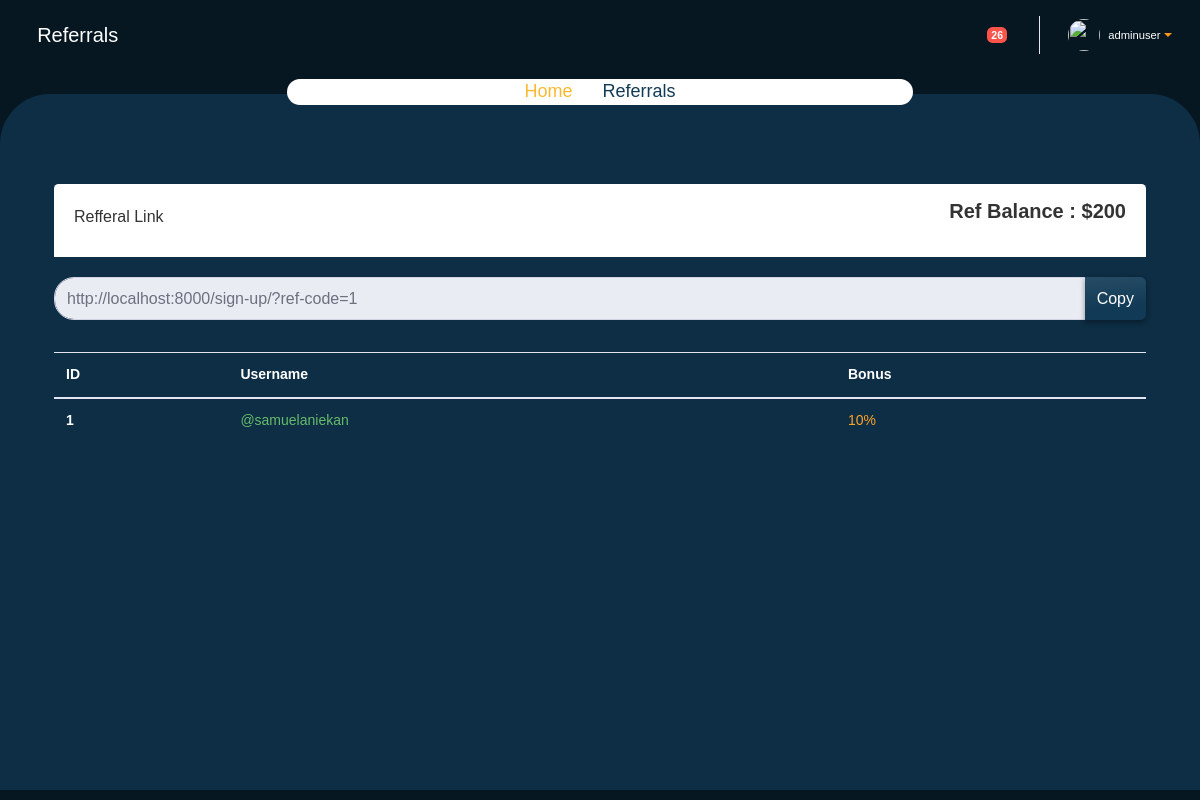
Screenshot of /referrals/ (signed in) with the database file from the repository.
### account/models.py (models this page shows, shortened)
class Account(AbstractUser):
    email       = models.EmailField(verbose_name='email', max_length=60, unique=True )
    zipcode    = models.CharField(max_length=30,blank=True,null=True)
    country    = models.CharField(max_length=100,blank=True,null=True)
    address    = models.CharField(max_length=100,blank=True,null=True)
    gender    = models.CharField(max_length=100,blank=True,null=True)
    state    = models.CharField(max_length=100,blank=True,null=True)
    city    = models.CharField(max_length=100,blank=True,null=True)
    date_of_birth = models.CharField(max_length=100,blank=True,null=True)
    phone = models.CharField(max_length=30, blank=True,null=True,unique=True)
    balance = models.IntegerField(default=0, blank=True,null=True)
    deposite_balance = models.IntegerField(default=0, blank=True,null=True)
    total_amount_invested = models.IntegerField(default=0, blank=True,null=True)
    total_investement_count = models.IntegerField(default=0, blank=True,null=True)
    withdraw_total = models.IntegerField(default=0, blank=True,null=True)
    is_email_verifield = models.BooleanField(default=False)
    bonus = models.IntegerField(default=0,blank=True,null=True)
    refferal = models.IntegerField(default=0,blank=True,null=True)
    USERNAME_FIELD = 'email'
    REQUIRED_FIELDS = ['username']

class RefferalProfile(models.Model):
    user = models.OneToOneField(Account, on_delete = models.CASCADE)
    recommended_by = models.ForeignKey(Account,related_name='recom_user', on_delete=models.CASCADE,null=True, blank=True)
    date = models.DateTimeField(auto_now_add=True)
    bonus = models.IntegerField(default=0,blank=True,null=True)
    def recom_profies(self):
        qs = RefferalProfile.objects.all()
        my_rec = []
        for profile in qs:
            if profile.recommended_by == self.user:
                my_rec.append(profile)
        return my_rec

### users/views.py (the view)
# urls.py: path('referrals/',views.referral_view,name="referrals"),
@login_required
def referral_view(request):
    user = request.user
    account = RefferalProfile.objects.get(user=user)
    myrecs = account.recom_profies()
    return render(request,'users/referral.html',{'myrecs':myrecs})

### users/context_processor.py (called while the page is built)
def user_notification_processor(request):
    user = request.user
    if user.is_authenticated:
        user_notify_count = Notification.objects.filter(user=request.user,read=False).count()
        return {"user_notify_count":user_notify_count}
    else:
        return {"user_notify": "user_notify"}

### templates/users/referral.html (shortened to what this page needs)
{% extends "layout/users.html" %} {% block title %} My Referrals {% endblock title %}  {% block content %}
<header>
    <nav class="navbar navbar-expand   topbar mb-4 static-top">
        <a href="{% url 'dashboard' %}" id="sidebarToggleTop2" class=" rounded-circle mr-3 text-white ">
            <i class="fas fa-arrow-left"></i>
            <span>Referrals</span>
        </a>
        <ul class="navbar-nav ml-auto">
            <li class="nav-item    mx-1">
                <a class="nav-link  " href="{% url 'notifications' %}" id="alertsDropdown">
                    <i class="fas fa-bell fa-fw"></i>
                    <span class="badge badge-danger badge-counter">{{user_notify_count}}</span>
                </a>
            </li>
            <li class="nav-item dropdown no-arrow">
                <a class="nav-link dropdown-toggle" href="#" id="userDropdown" role="button" data-toggle="dropdown" aria-haspopup="true" aria-expanded="false">
                    <img class="img-profile rounded-circle" src="/static/images/avatar.png" style="max-width: 60px">
                    <span class="ml-2 d-none d-lg-inline text-white small">{{user.username}}</span>
                </a>
            </li>
        </ul>
    </nav>
</header>
<div class="content" style="min-height: 87vh;">
    <div class="container">
        <div class="col-xl-12">
            <div class="row justify-content-center">
                <div class="col-7">
                    <div class="depo-card breadcrum">
                        <nav aria-label="breadcrumb">
                            <ol class="breadcrumb">
                                <li class="breadcrumb-item"><a href="/">Home</a></li>
                                <li class="breadcrumb-item active" aria-current="page">Referrals</li>
                            </ol>
                        </nav>
                    </div>
                </div>
            </div>
            <div class="row">
                <div class="col-12">
                </div>
            </div>
            <div class="row">
                <div class="col-lg-12">
                    <div class="card-header d-flex justify-content-between">
                        <p class="mt-2"> Refferal Link</p>
                        <h5>Ref Balance : ${{user.bonus}}</h5>
                    </div>
                </div>
                <div class="col-lg-12">
                    <div class="input-group mb-2">
                        <input type="url" class="form-control" id="input-copy" name="code" value="http://localhost:8000/sign-up/?ref-code={{user.id}}" readonly>
                        <div class="input-group-append">
                            <button class="input-group-text btn btn-primary" data-clipboard-action="copy" data-clipboard-target="#input-copy">Copy</button>
                        </div>
                    </div>
                </div>
                {% if myrecs %}
                <div class="col-lg-12">
                    <div class="table-responsive-md mt-4 p-0">
                        <table class="table style--two white-space-nowrap">
                            <thead>
                                <tr>
                                    <th>ID</th>
                                    <th>Username</th>
                                    <th>Bonus</th>
                                </tr>
                            </thead>
                            <tbody>
                                {% for obj in myrecs %}
                                <tr>
                                    <th scope="row">{{ forloop.counter }}</th>
                                    <td class="text-success">{{ obj.user.username }}</td>
                                    <td class="text-warning">10%</td>
                                </tr>
                                {% endfor %}
                            </tbody>
                        </table>
                    </div>
                </div>
                {% endif %}
            </div>
        </div>
    </div>
</div>
{% endblock content %} {% block javascripts %} {% endblock javascripts %}

### static/css/style.css (style rules this page uses)
* { margin: 0; padding: 0; }
html { overflow-x: hidden !important; width: 100%; height: 100%; position: relative; -webkit-font-smoothing: antialiased; }
body { font-family: "Nunito Sans", sans-serif; font-size: 14px; line-height: 1.42857; color: rgb(51, 51, 51); background-color: rgb(255, 255, 255); }
h1, h2, h3, h4, h5, h6, .h1, .h2, .h3, .h4, .h5, .h6 { font-family: "Nunito Sans", sans-serif; line-height: 1.5; font-weight: 600; }
p { line-height: 1.6; }
p { font-size: 16px; }
ul, ol { padding: 0; margin: 0; }
a { color: #506690; outline: none; text-decoration: none }
ul, ol { padding: 0 !important; margin: 0 !important; }
img { max-width: 100% }
.btn.btn-primary { background: #274c65; background: -moz-linear-gradient(175deg, #274c65 0%, #113a56 70%); background: -webkit-gradient(175deg, 175deg, color-stop(0%, #274c65), color-stop(70%, #113a56)); background: -webkit-linear-gradient( 175deg, #274c65 0%, #113a56 70%); background: -o-linear-gradient(175deg, #274c65 0%, #113a56 70%); background: -ms-linear-gradient(175deg, #274c65 0%, #113a56 70%); background: linear-gradient( 175deg, #274c65 0%, #113a56 70%); box-shadow: 0 3px 4.7px 0.3px rgb(0 0 0 / 24%), 0 1px 6.86px 0.14px rgb(0 0 0 / 16%) !important; color: #fff; border: none; }
.breadcrumb { background-color: transparent; padding: 0; margin-top: 20px; justify-content: center; }
.breadcrumb li { color: #fcb930; text-transform: capitalize; }
.breadcrumb-item a { font-weight: 500; font-size: 18px; position: relative; z-index: 2; color: #fcb930; }
.breadcrumb-item.active { font-weight: 500; color: white; font-size: 18px; position: relative; z-index: 2; }
.breadcrumb-item+.breadcrumb-item::before { content: "\f101"; font-family: "Font Awesome 5 Free"; font-weight: 600; color: white; font-size: 18px; left: 0; }
.wrapper.dashboard .content { background: rgb(14, 46, 69); border-radius: 50px 50px 0px 0px; }
.topbar { height: 4.375rem; z-index: 2; background: transparent; }
.topbar .nav-item .nav-link { height: 4.375rem; display: -webkit-box; display: -ms-flexbox; display: flex; -webkit-box-align: center; -ms-flex-align: center; align-items: center; padding: 0 .75rem }
.topbar .dropdown { position: static }
@media (min-width:576px) { .topbar .dropdown { position: relative } }
.topbar .nav-item .nav-link .img-profile { height: 2rem; width: 2rem; }
.depo-card { border-radius: 20px; align-items: center; justify-content: center; text-align: center; background-color: #fff; margin-top: -20px; }
.depo-card.breadcrum { margin-top: -15px; }
a#sidebarToggleTop2 { font-size: 20px; }
.depo-card .breadcrumb-item.active { color: #113a56 !important; }
.depo-card .breadcrumb-item+.breadcrumb-item::before { color: #113a56 !important; }

### static/css/orange.css (style rules this page uses)
a, a:hover, a:active, a:focus, .title-head span, .base-color, .slider-text .slide-title span { color: #fd961a; }

### templates/layout/users.html (style rules this page uses)
.form-control { border-radius: 1.25rem; }

### templates/users/referral.html (style rules this page uses)
th { color: #fff !important }

### rows the page displays
Account: username "adminuser", bonus "200", code "http://localhost:8000/sign-up/?ref-code=1"
RefferalProfile: user.username "@samuelaniekan"

### other values shown
{{ user_notify_count }} "26"
